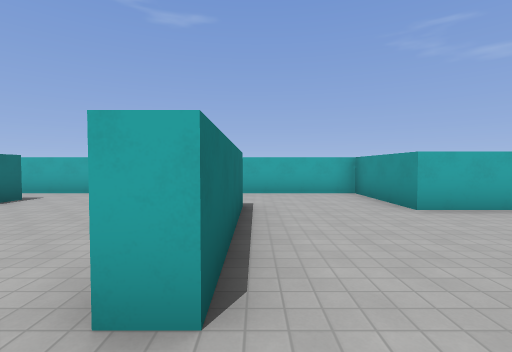
[1] (above)

17 first-person views from a walk through a level from a Godot 3-D game. The camera is 1.5 m above the floor, tilts 2° down and sees 85° across. The floor is counted in squares, 2 m on a side. Each view is taken from the middle of a square. On the plan, view 1 faces up. The plan holds only what a view shows up to about 10 squares ahead; the rest is blank. Characters and animated objects are left out. Surface patterns are stand-ins for the level's own textures.

[2]
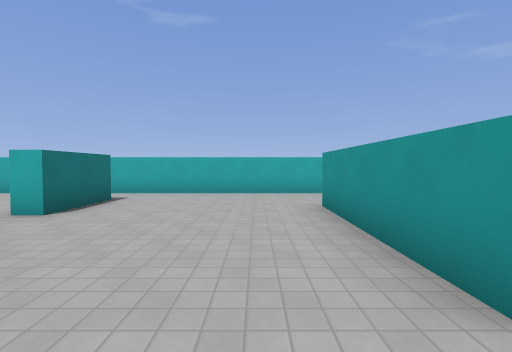

[3]
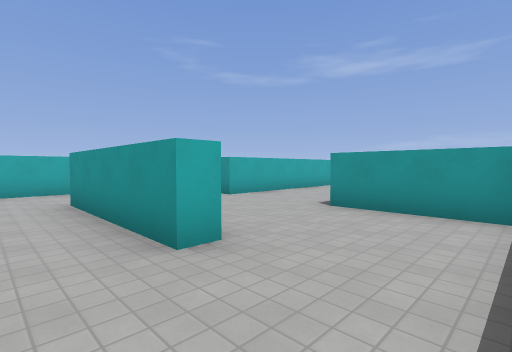

[4]
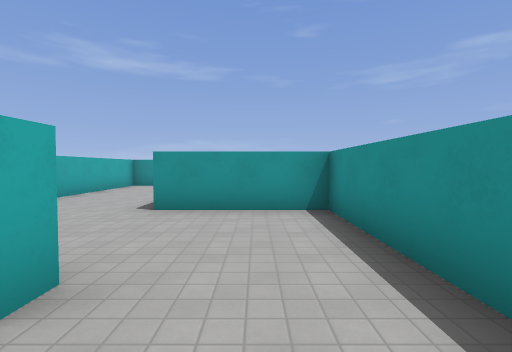

[5]
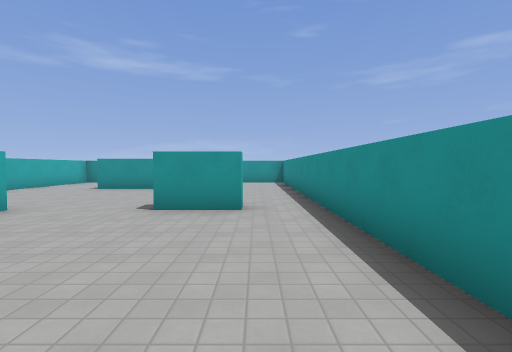

[6]
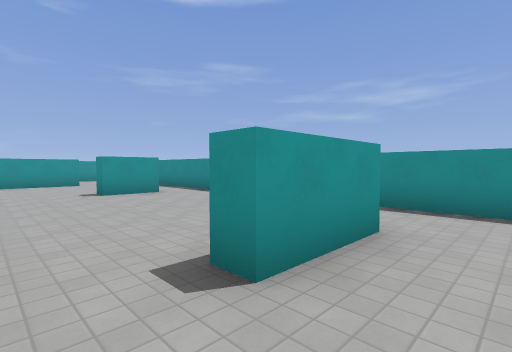

[7]
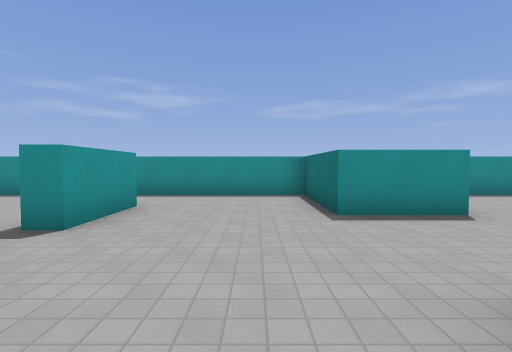

[8]
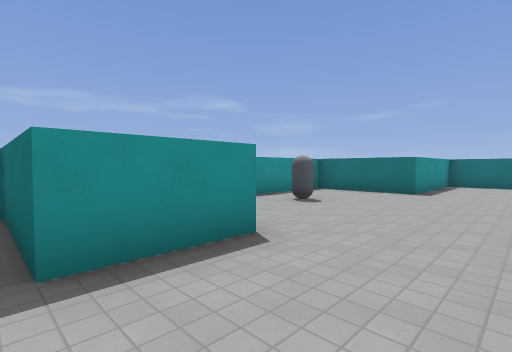

[9]
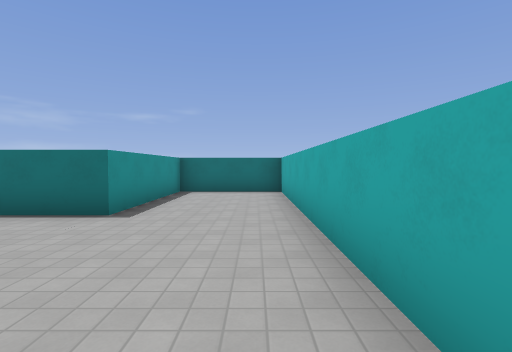

[10]
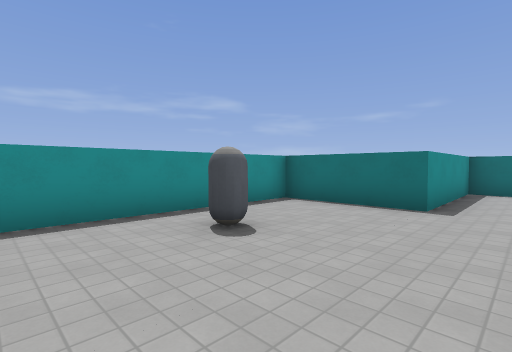

[11]
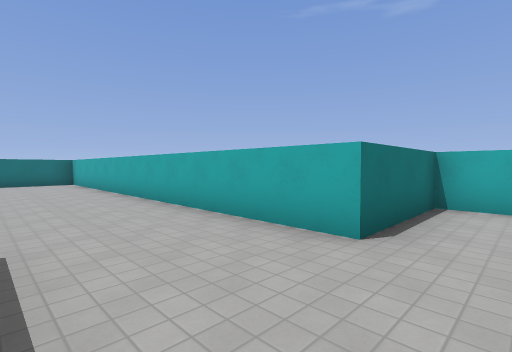

[12]
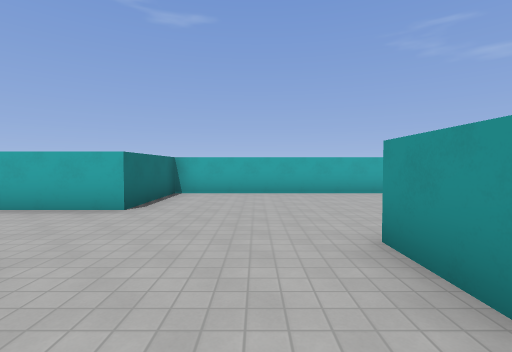

[13]
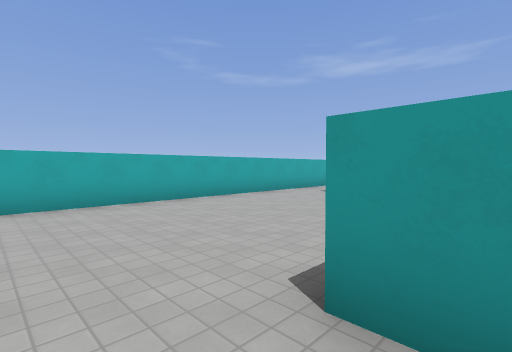

[14]
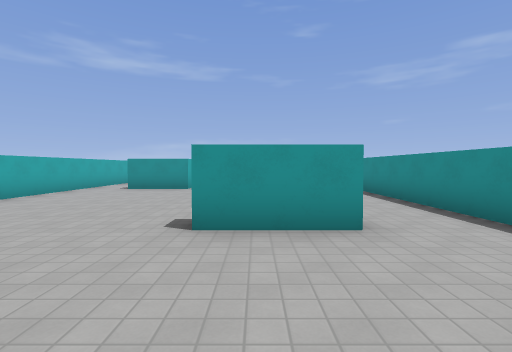

[15]
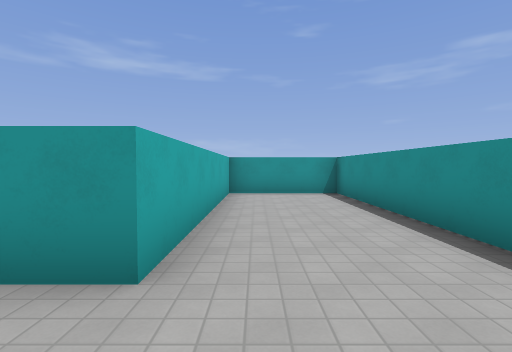

[16]
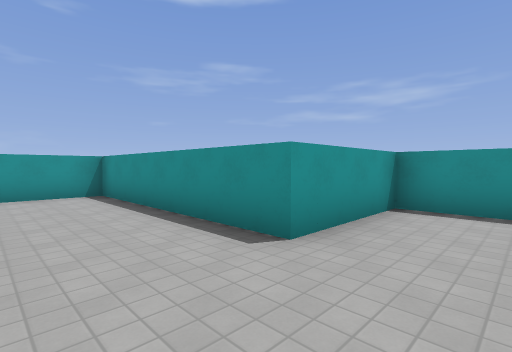

[17]
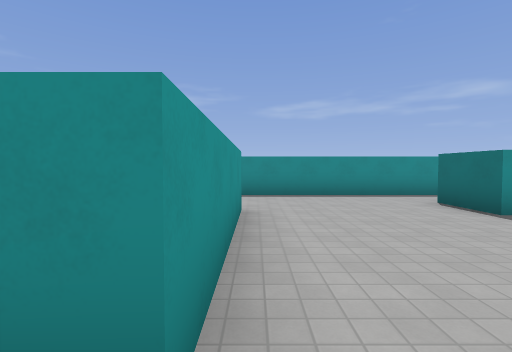

### Floor plan
Ten units are one square. View 1 is at (0, 0); x grows to the right and y downward. Boxes are objects, and circles mark ways between rooms. Rooms are numbered by the first view taken in them; rooms with no view inside come last. Other rooms are left out.
<svg viewBox="-278 -82 370 100">
<path fill="none" stroke="#000" d="M-117 -6 -117 -27 -112 -27M-53 -1 -53 -17 -48 -17 -48 -2M-52 -62 -52 -42 -58 -42 -58 -62M-7 -12 -7 -53 -2 -53 -2 -12 -7 -12M-174 -17 -152 -17 -152 13 28 13 28 -17 87 -17 87 -48 28 -48M5 -77 -152 -77 -152 -48 -273 -48 -273 -17 -233 -17 -233 13 -181 13M28 -48 28 -77 5 -77"/>
<circle cx="0" cy="-65" r="3" fill="#2a7"/>
<circle cx="15" cy="-50" r="3" fill="#2a7"/>
<text x="-90" y="-30">1</text>
<text x="10" y="-70">2</text>
</svg>
Room 1 opens to room 2.

Where each view was taken, in squares from view 1:
view 1: 0 up, 0 right, facing up
view 2: 0 up, 2 left, facing up
view 3: 1 down, 2 left, facing up-right
view 4: 0 up, 2 left, facing right
view 5: 0 up, 10 left, facing right
view 6: 4 up, 13 left, facing down-right
view 7: 6 up, 14 left, facing down
view 8: 4 up, 15 left, facing down-left
view 9: 4 up, 19 left, facing left
view 10: 3 up, 18 left, facing down-left
view 11: 2 up, 14 left, facing up-left
view 12: 0 up, 13 left, facing up
view 13: 2 up, 13 left, facing up-right
view 14: 2 up, 15 left, facing right
view 15: 4 up, 1 right, facing right
view 16: 4 up, 1 right, facing down-right
view 17: 6 up, 1 left, facing down
